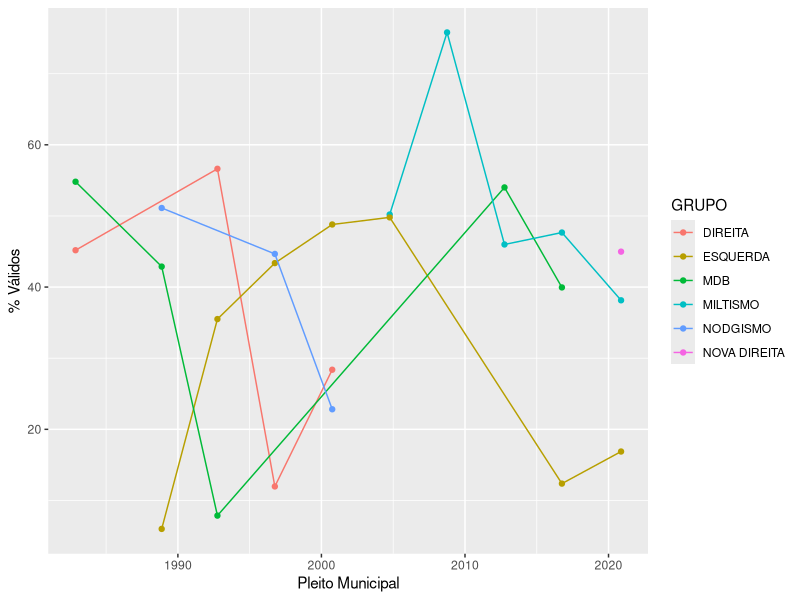
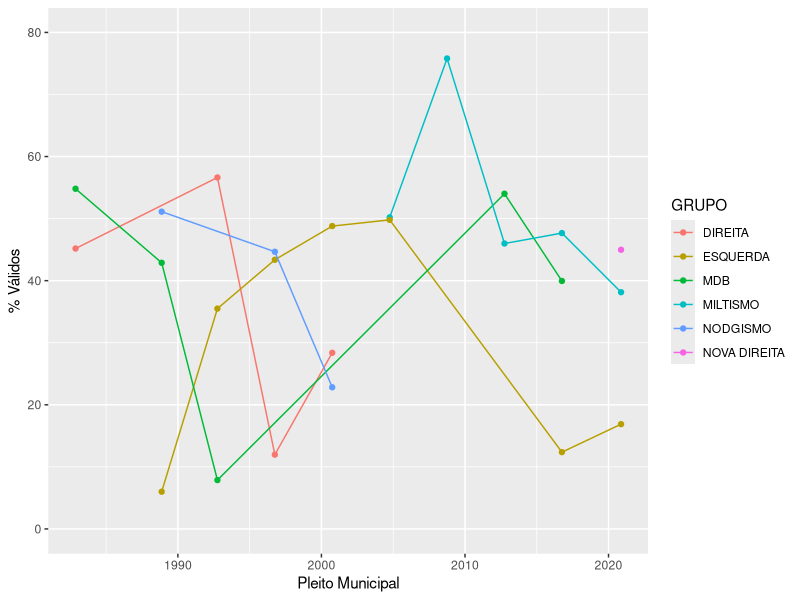
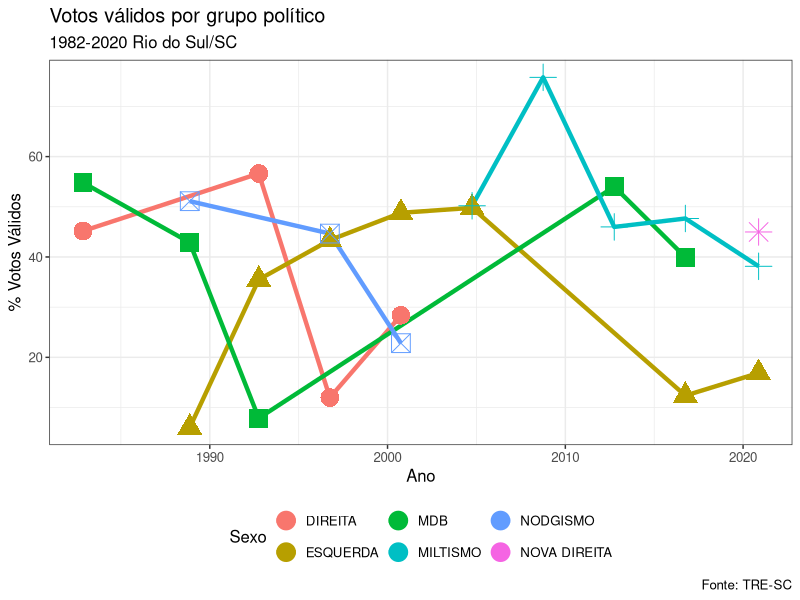
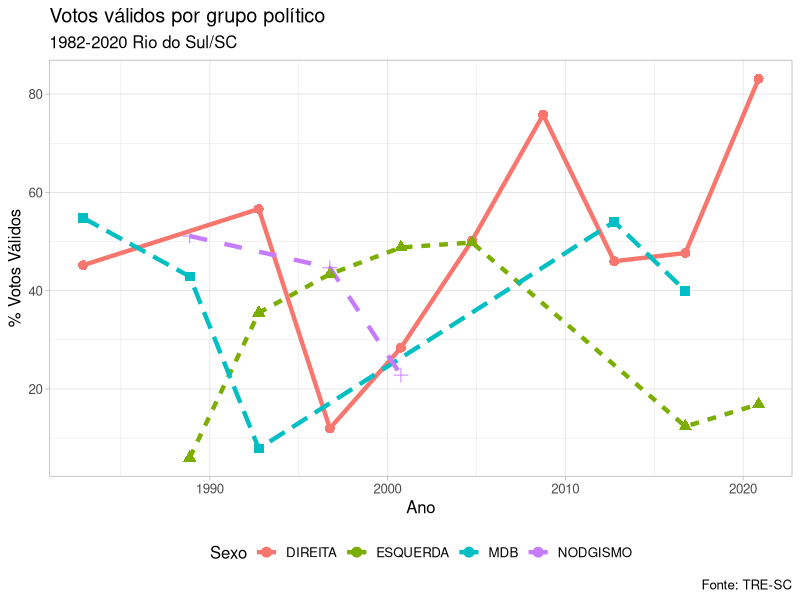
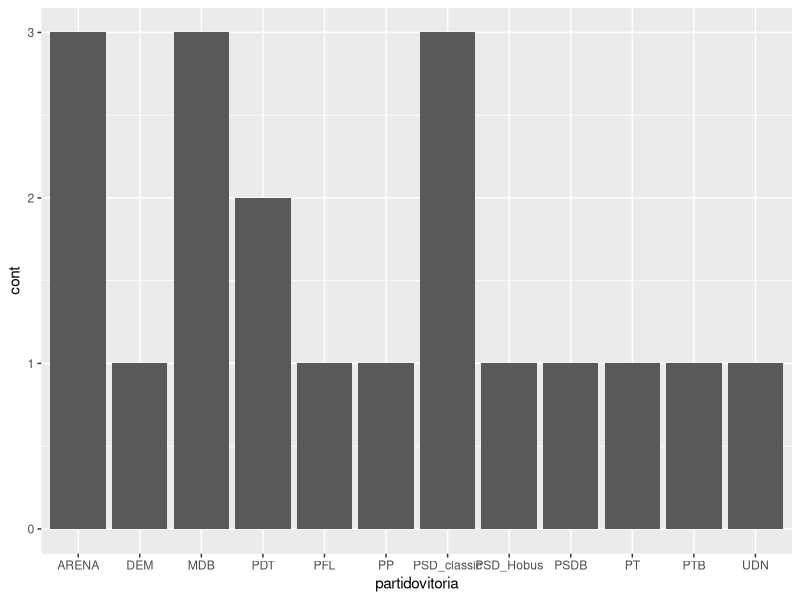
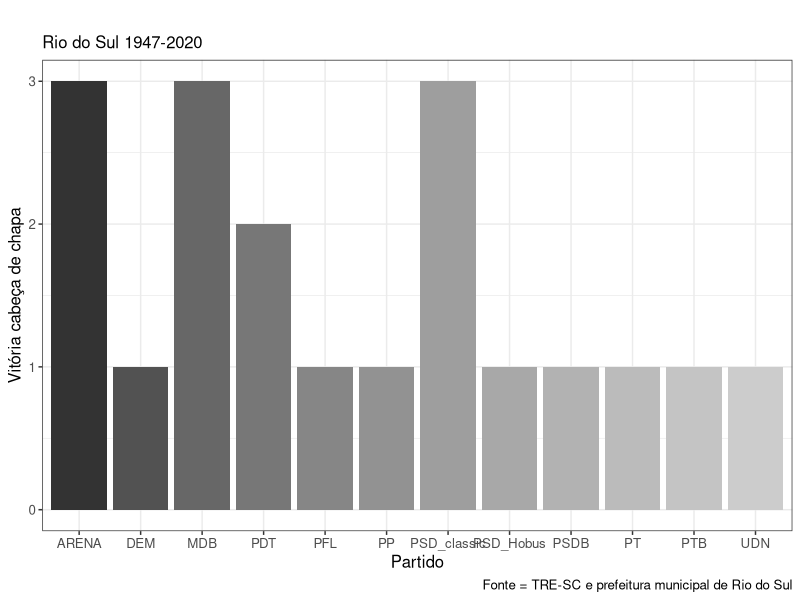
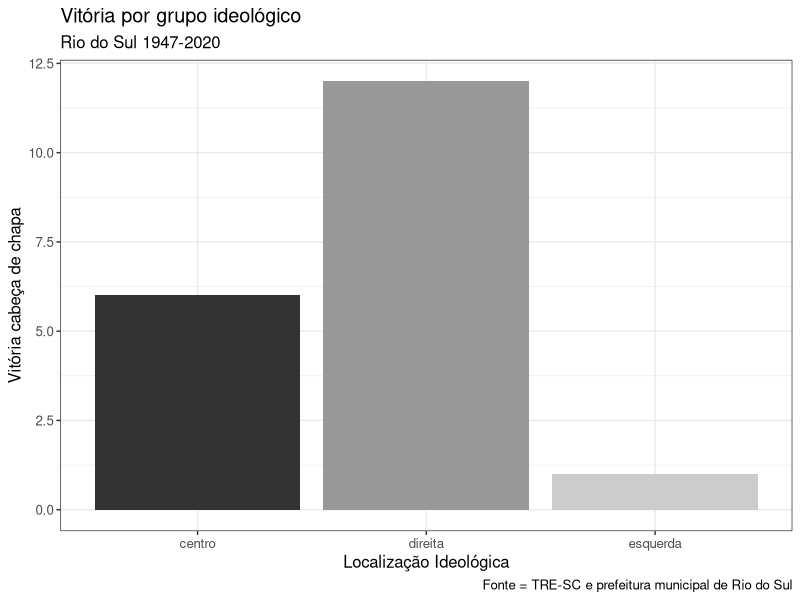
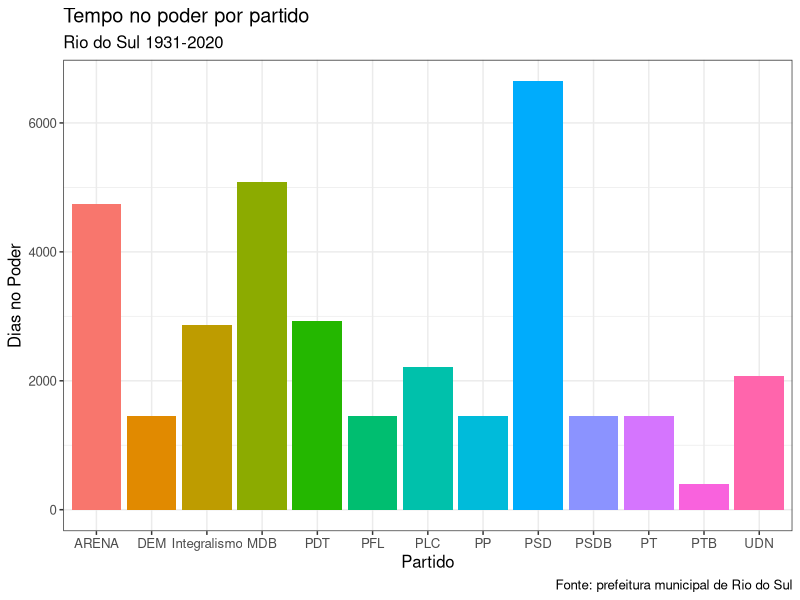

Recreate these plots in R, in order.
library(readxl)
tabelona1 <- read_excel("tabelona1.xlsx", col_types = c("text", "text", "numeric"))
library(ggplot2)
tabelona1 <- read_excel("tabelona1.xlsx", 
                        col_types = c("date", "text", "numeric"))
str(tabelona1)
options("scipen"=100, "digits"=4)

ggplot(tabelona1, aes(x = ANO, y =porc_v, group = GRUPO,
               colour = GRUPO)) + geom_point() + geom_line() +  ylab("% Válidos") + xlab("Pleito Municipal")

ggplot(tabelona1, aes(x = ANO, y = porc_v, group = GRUPO,
                      colour = GRUPO)) + geom_point() + geom_line() +  ylab("% Válidos") + 
  xlab("Pleito Municipal") + scale_y_continuous(limits = c(0, 80))

# outro jeito (abaixo)

# fonte : D:\ATUALIZA_PASTA_d\Prefeitura_Rio_do_Sul_Histor\ggplotbuni.html


lin1 <- aggregate (porc_v~GRUPO+ANO, data = tabelona1, FUN="sum") # preparação dos dados

lin <- ggplot(lin1, aes(ANO, porc_v, group = GRUPO))
lin + geom_line(aes(colour = GRUPO), size = 1.5) +
  geom_point(aes(colour= GRUPO, shape = GRUPO), size = 6)+ 
  labs(title="Votos válidos por grupo político", subtitle="1982-2020 Rio do Sul/SC", 
       x = "Ano", y = "% Votos Válidos", caption = "Fonte: TRE-SC", color = "Sexo") + theme_bw() +
  theme(text = element_text(size = 12), legend.position = "bottom") + guides(linetype = F, shape = F)
                                             
# tabelona 2
tabelona2 <- read_excel("tabelona2.xlsx", 
                        col_types = c("date", "text", "numeric"))


lin2 <- aggregate (valid~GRUPO+ANO, data = tabelona2, FUN="sum") # preparação dos dados

lin9 <- ggplot(lin2, aes(ANO, valid, group = GRUPO))
lin9 + geom_line(aes(colour = GRUPO, linetype = GRUPO), size = 1.5) +
  geom_point(aes(colour= GRUPO, shape = GRUPO), size = 3)+ 
  labs(title="Votos válidos por grupo político", subtitle="1982-2020 Rio do Sul/SC", 
       x = "Ano", y = "% Votos Válidos", caption = "Fonte: TRE-SC", color = "Sexo") + theme_light() +
  theme(text = element_text(size = 12), legend.position = "bottom") + guides(linetype = F, shape = F)

# desde 1947 - vitórias

desd47 <- read_excel("tabgeral1947.xlsx", 
                     col_types = c("numeric", "text", "text"))

desd47_ <-read_excel("errata.xlsx", 
                     col_types = c("numeric", "text", "text"))

desd47$pleito <- as.Date(as.character(desd47$ano), format = "%Y")# se for usar

desd47_$pleito <- as.Date(as.character(desd47$ano), format = "%Y")# se for usar
desd47$cont <- 1 #variável para servir de marcador - usa para fazer contagem de variáveis
desd47_$cont <- 1

bar <- ggplot(desd47_, aes(partidovitoria, cont))
bar + geom_bar(stat = "identity")


bar <- ggplot(desd47_, aes(partidovitoria, cont, fill= partidovitoria))
bar + geom_bar(stat = "identity") + labs(title = "", 
                                         subtitle = "Rio do Sul 1947-2020",
                                         x = "Partido", y= "Vitória cabeça de chapa", 
                                         caption = "Fonte = TRE-SC e prefeitura municipal de Rio do Sul") + theme_bw() + 
  theme(text = element_text(size = 12), legend.position = "none") + scale_fill_grey()

bar2 <- ggplot(desd47, aes(grupo, cont, fill= grupo))
bar2 + geom_bar(stat = "identity") + labs(title = "Vitória por grupo ideológico", 
                                         subtitle = "Rio do Sul 1947-2020",
                                         x = "Localização Ideológica", y= "Vitória cabeça de chapa", 
                                         caption = "Fonte = TRE-SC e prefeitura municipal de Rio do Sul") + theme_bw() + 
  theme(text = element_text(size = 12), legend.position = "none") + scale_fill_grey()


# REGRESSAO LINEAR

mod82_2020 <- lm(valid ~ GRUPO, data = tabelona2)
summary(mod82_2020)


# dias no poder por partido e grupo ideológico

# desde 1931 
#https://calculator-online.net/pt/date-calculator/ #para calculcar

d_1931 <- read_excel("allTimes.xlsx") 

d_1931$AnoInicial <- d_1931$anoinicio
d_1931$AnoFinal <- d_1931$anotermino
d_1931$'Localização Ideológica' <- d_1931$grupo
d_1931$Partido <- d_1931$partido

library(knitr)
library(kableExtra)
library(tidyverse)

b5 <- d_1931 %>% 
  dplyr::select(AnoInicial, AnoFinal, Partido, 'Localização Ideológica', tempopoder) %>% 
  arrange(AnoInicial)
b5 %>%
  kbl(caption = "Tempo no poder - prefeitura Rio do Sul-SC - 1931-2024") %>%
  kable_classic(full_width = F, html_font = "Garamond")



bar4 <- ggplot(d_1931, aes(partido, tempopoder, fill= partido))
bar4 + geom_bar(stat = "identity") + labs(title = "Tempo no poder por partido", 
                                         subtitle = "Rio do Sul 1931-2020",
                                         x = "Partido", y= "Dias no Poder", 
                                         caption = "Fonte: prefeitura municipal de Rio do Sul") + theme_bw() + 
  theme(text = element_text(size = 12), legend.position = "none") 



bar5 <- ggplot(d_1931, aes(grupo, tempopoder, fill= grupo))
bar5 + geom_bar(stat = "identity") + labs(title = "Tempo no poder por partido", 
                                          subtitle = "Rio do Sul 1931-2020",
                                          x = "Partido", y= "Dias no poder", 
                                          caption = "Fonte: prefeitura municipal de Rio do Sul") + theme_bw() + 
  theme(text = element_text(size = 12), legend.position = "none") + scale_fill_brewer(palette = "Dark2")


mod_tempo31<- lm(tempopoder ~ grupo, data = d_1931)
summary(mod_tempo31)






# desde 1947

alllfrom1946 <- read_excel("alllfrom1946.xlsx")
bar5 <- ggplot(alllfrom1946, aes(grupo, tempopoder, fill= grupo))
bar5 + geom_bar(stat = "identity") + labs(title = "Tempo no poder por partido", 
                                          subtitle = "Rio do Sul 1947-2020",
                                          x = "Partido", y= "Dias no poder", 
                                          caption = "Fonte: prefeitura municipal de Rio do Sul") + theme_bw() + 
  theme(text = element_text(size = 12), legend.position = "none") + scale_fill_brewer(palette = "Dark2")


mod_tempo47<- lm(tempopoder ~ grupo, data = alllfrom1946)
summary(mod_tempo47)
# não 


# média por grupo % válidos desde 1982
aggregate(tabelona2[, 3], list(tabelona2$GRUPO), mean)#categoriz 2
aggregate(tabelona1[, 3], list(tabelona1$GRUPO), mean)#categoriz 1
